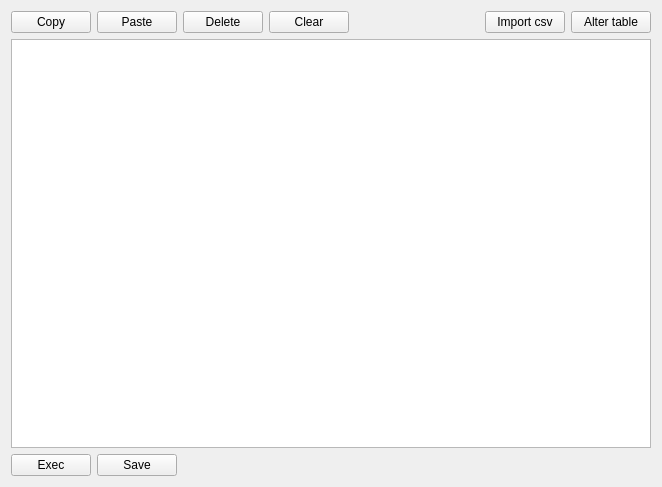
<?xml version="1.0" encoding="UTF-8"?>
<ui version="4.0">
 <class>DataImportWidget2</class>
 <widget class="QWidget" name="DataImportWidget2">
  <property name="geometry">
   <rect>
    <x>0</x>
    <y>0</y>
    <width>662</width>
    <height>487</height>
   </rect>
  </property>
  <property name="windowTitle">
   <string>Data import</string>
  </property>
  <layout class="QVBoxLayout" name="verticalLayout">
   <item>
    <layout class="QHBoxLayout" name="horizontalLayout_2">
     <item>
      <widget class="QPushButton" name="copy">
       <property name="text">
        <string>Copy</string>
       </property>
      </widget>
     </item>
     <item>
      <widget class="QPushButton" name="paste">
       <property name="text">
        <string>Paste</string>
       </property>
      </widget>
     </item>
     <item>
      <widget class="QPushButton" name="delete_">
       <property name="text">
        <string>Delete</string>
       </property>
      </widget>
     </item>
     <item>
      <widget class="QPushButton" name="clear">
       <property name="text">
        <string>Clear</string>
       </property>
      </widget>
     </item>
     <item>
      <spacer name="horizontalSpacer">
       <property name="orientation">
        <enum>Qt::Horizontal</enum>
       </property>
       <property name="sizeHint" stdset="0">
        <size>
         <width>40</width>
         <height>20</height>
        </size>
       </property>
      </spacer>
     </item>
     <item>
      <widget class="QPushButton" name="openCsv">
       <property name="text">
        <string>Import csv</string>
       </property>
      </widget>
     </item>
     <item>
      <widget class="QPushButton" name="alterTable">
       <property name="text">
        <string>Alter table</string>
       </property>
      </widget>
     </item>
    </layout>
   </item>
   <item>
    <widget class="QTableView" name="table"/>
   </item>
   <item>
    <layout class="QHBoxLayout" name="horizontalLayout">
     <item>
      <widget class="QPushButton" name="execute">
       <property name="text">
        <string>Exec</string>
       </property>
      </widget>
     </item>
     <item>
      <widget class="QPushButton" name="save">
       <property name="text">
        <string>Save</string>
       </property>
      </widget>
     </item>
     <item>
      <spacer name="horizontalSpacer_2">
       <property name="orientation">
        <enum>Qt::Horizontal</enum>
       </property>
       <property name="sizeHint" stdset="0">
        <size>
         <width>40</width>
         <height>20</height>
        </size>
       </property>
      </spacer>
     </item>
    </layout>
   </item>
  </layout>
 </widget>
 <resources/>
 <connections/>
</ui>
